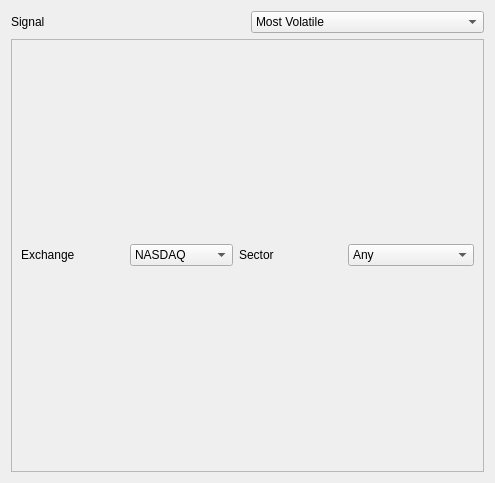
<?xml version="1.0" encoding="UTF-8"?>
<ui version="4.0">
 <class>Form</class>
 <widget class="QWidget" name="Form">
  <property name="geometry">
   <rect>
    <x>0</x>
    <y>0</y>
    <width>495</width>
    <height>483</height>
   </rect>
  </property>
  <property name="windowTitle">
   <string>Form</string>
  </property>
  <layout class="QGridLayout" name="gridLayout">
   <item row="0" column="1">
    <widget class="QComboBox" name="comboBox">
     <item>
      <property name="text">
       <string>Most Volatile</string>
      </property>
     </item>
     <item>
      <property name="text">
       <string>Top Gainers</string>
      </property>
     </item>
     <item>
      <property name="text">
       <string>Top Losers</string>
      </property>
     </item>
     <item>
      <property name="text">
       <string>New High</string>
      </property>
     </item>
     <item>
      <property name="text">
       <string>New Low</string>
      </property>
     </item>
     <item>
      <property name="text">
       <string>Most Active</string>
      </property>
     </item>
     <item>
      <property name="text">
       <string>Unusual Volume</string>
      </property>
     </item>
     <item>
      <property name="text">
       <string>Overbought</string>
      </property>
     </item>
     <item>
      <property name="text">
       <string>Oversold</string>
      </property>
     </item>
     <item>
      <property name="text">
       <string>Downgrades</string>
      </property>
     </item>
     <item>
      <property name="text">
       <string>Upgrades</string>
      </property>
     </item>
    </widget>
   </item>
   <item row="0" column="0">
    <widget class="QLabel" name="label">
     <property name="text">
      <string>Signal</string>
     </property>
    </widget>
   </item>
   <item row="1" column="0" colspan="2">
    <widget class="QFrame" name="frame">
     <property name="frameShape">
      <enum>QFrame::StyledPanel</enum>
     </property>
     <property name="frameShadow">
      <enum>QFrame::Raised</enum>
     </property>
     <layout class="QGridLayout" name="gridLayout_2">
      <item row="0" column="1">
       <widget class="QComboBox" name="comboBox_2">
        <item>
         <property name="text">
          <string>NASDAQ</string>
         </property>
        </item>
        <item>
         <property name="text">
          <string>NYSE</string>
         </property>
        </item>
       </widget>
      </item>
      <item row="0" column="0">
       <widget class="QLabel" name="label_2">
        <property name="text">
         <string>Exchange</string>
        </property>
       </widget>
      </item>
      <item row="0" column="2">
       <widget class="QLabel" name="label_3">
        <property name="text">
         <string>Sector</string>
        </property>
       </widget>
      </item>
      <item row="0" column="3">
       <widget class="QComboBox" name="comboBox_3">
        <item>
         <property name="text">
          <string>Any</string>
         </property>
        </item>
        <item>
         <property name="text">
          <string>Basic Materials</string>
         </property>
        </item>
        <item>
         <property name="text">
          <string>Conglomerates</string>
         </property>
        </item>
        <item>
         <property name="text">
          <string>Consumer Goods</string>
         </property>
        </item>
        <item>
         <property name="text">
          <string>Financial</string>
         </property>
        </item>
        <item>
         <property name="text">
          <string>Healthcare</string>
         </property>
        </item>
        <item>
         <property name="text">
          <string>Industrial Goods</string>
         </property>
        </item>
        <item>
         <property name="text">
          <string>Services</string>
         </property>
        </item>
        <item>
         <property name="text">
          <string>Technology</string>
         </property>
        </item>
        <item>
         <property name="text">
          <string>Utilities</string>
         </property>
        </item>
       </widget>
      </item>
     </layout>
    </widget>
   </item>
  </layout>
 </widget>
 <resources/>
 <connections/>
</ui>
